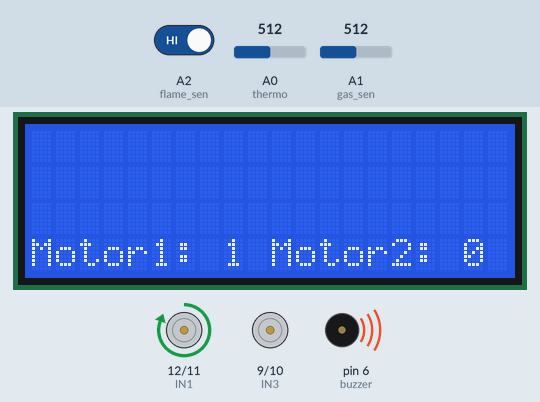
The sketch below on a simulated Arduino Uno, built with avr-gcc and run on an emulated ATmega328P. Shown: 20×4 character LCD, motor-driver pin pairs drawn as motors (green arrow = first pin HIGH = forward, orange = second pin HIGH = backward, longer = more drive, scaled by the enable pin), buzzer (waves = sounding). The test bench sets the inputs (shaded band); at power-on: A1 (gas_sen) = 512, A2 (flame_sen) HIGH, A0 (thermo) = 512.

Above: at 0.1 s.
0.9 s: A1 (gas_sen) set to 309
2.5 s: A1 (gas_sen) set to 283
At 4.2 s:
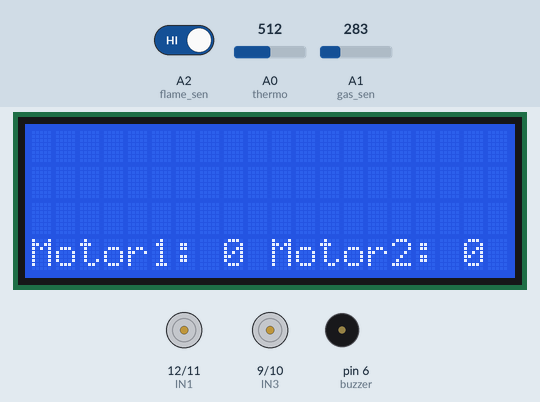
4.5 s: A2 (flame_sen) driven LOW
At 6.4 s:
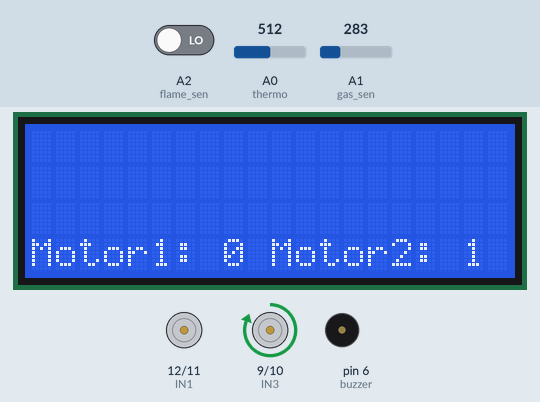
7.5 s: A1 (gas_sen) set to 306
At 8.4 s:
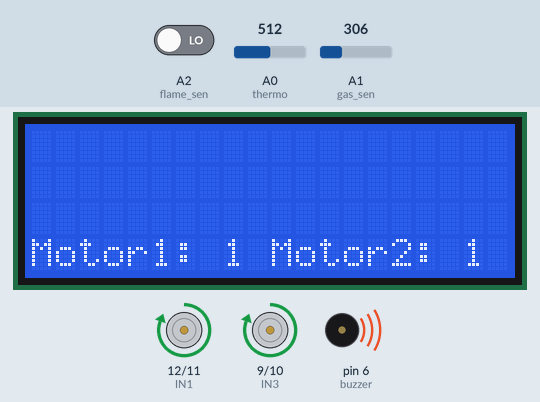
11.4 s: A2 (flame_sen) driven HIGH
At 13.2 s:
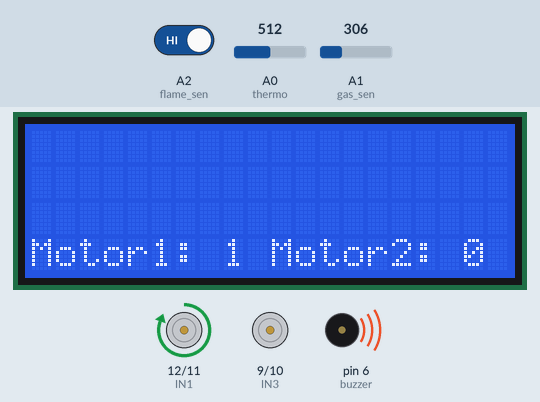
15.4 s: A1 (gas_sen) set to 290
At 35.9 s:
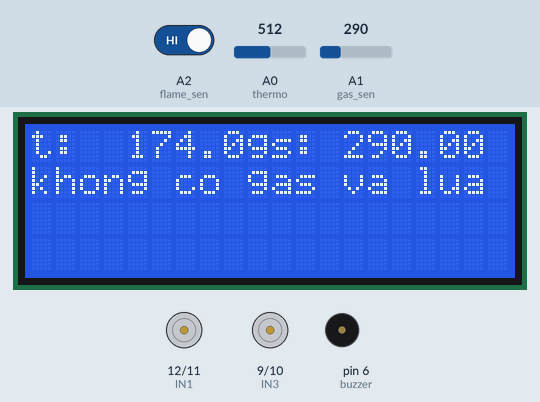
Timing chart, 0 to 37.4 s (numbered marks = the images above; inputs shaded):
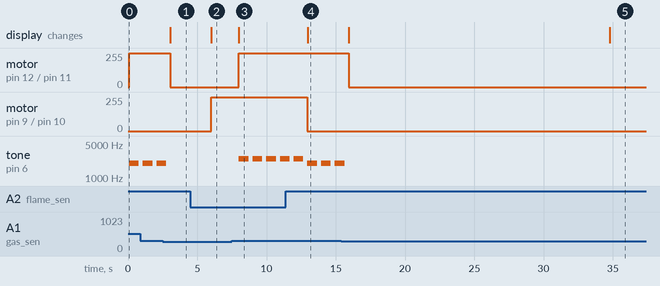

The sketch:

code.ino
```cpp
#include <Arduino_FreeRTOS.h>
#include <queue.h>
#include <LiquidCrystal_I2C.h>

LiquidCrystal_I2C lcd(0x27,20,4);

QueueHandle_t queue_1;
QueueHandle_t queue_2;

//motor 1 (quạt)
#define ENA 13
#define IN1 12
#define IN2 11

//motor 2 (máy bơm)
#define ENB 8
#define IN3 9
#define IN4 10

//cảm biến và buzzer
#define buzzer 6
#define thermo A0
#define gas_sen A1
#define flame_sen A2

void setup() {
  Serial.begin(9600);
  lcd.init();
  lcd.backlight();

  pinMode(ENA, OUTPUT);
  pinMode(ENB, OUTPUT);
  pinMode(IN1, OUTPUT);
  pinMode(IN2, OUTPUT);
  pinMode(IN3, OUTPUT);
  pinMode(IN4, OUTPUT);

  queue_1 = xQueueCreate(5, sizeof(float));
  queue_2 = xQueueCreate(5, sizeof(float));

  if (queue_1 == NULL) {
    Serial.println("Queue 1 can not be created");
  }
   if (queue_2 == NULL) {
    Serial.println("Queue 2 can not be created");
  }
  xTaskCreate(TaskDisplay, "Display_task", 128, NULL, 1, NULL);
  xTaskCreate(TaskLDR, "LDR_task", 128, NULL, 1, NULL);
  xTaskCreate(TaskControl, "Task control alarm", 128, NULL, 1, NULL);
  vTaskStartScheduler();
}
void loop() {
}

void both_alarm() {
  tone(buzzer,2500,700); //âm thanh tần số 2500, duration 700 ms
}

void gas_alarm() {
  tone(buzzer,2000,700);
}

void flame_alarm() {
  tone(buzzer,1500,700);
}

void motor_1_Dung_2_Tien() {
  digitalWrite(IN1, LOW);
  digitalWrite(IN2, LOW);
  digitalWrite(IN3, HIGH);
  digitalWrite(IN4, LOW);
  analogWrite(ENB, 200);
}

void motor_1_Tien_2_Dung() {
  digitalWrite(IN1, HIGH);
  digitalWrite(IN2, LOW);
  analogWrite(ENA, 200);
  digitalWrite(IN3, LOW);
  digitalWrite(IN4, LOW);
}

void motor_1_2_Tien() {
  digitalWrite(IN1, HIGH);
  digitalWrite(IN2, LOW);
  analogWrite(ENA, 200);
  digitalWrite(IN3, HIGH);
  digitalWrite(IN4, LOW);
  analogWrite(ENB, 200);
}

void motor_1_Dung_2_Dung() {
  digitalWrite(IN1, LOW);
  digitalWrite(IN2, LOW);
  digitalWrite(IN2, LOW);
  digitalWrite(IN3, LOW);
}

void TaskDisplay(void * pvParameters) {
 float tempc = 0.0;
 float gas = 0.0;
 int flame;
  while(1) {
    flame = digitalRead(flame_sen);
    if (xQueueReceive(queue_1, &tempc, portMAX_DELAY) == pdPASS && xQueueReceive(queue_2, &gas, portMAX_DELAY) == pdPASS) {
      lcd.clear();
      lcd.setCursor(0, 0);
      lcd.print("t: ");
      lcd.setCursor(4, 0);
      lcd.print(tempc);
      lcd.setCursor(9,0);
      lcd.print("gs: ");
      lcd.setCursor(13, 0);
      lcd.print(gas);
       if(gas> 300 && flame == LOW ){
        lcd.setCursor(0,1);
        lcd.print("co gas va co lua");
       }
        else if(gas > 300 ){
         lcd.setCursor(0,1);
         lcd.print("co gas");
         lcd.setCursor(0,2);
         lcd.print("khong co lua");
     }
     else if(flame == LOW ) {
         lcd.setCursor(0,1);
         lcd.print("khong co gas");
         lcd.setCursor(0,2);
         lcd.print("co lua");

    }
    else{
       lcd.setCursor(0,1);
       lcd.print("khong co gas va lua");
       }
       }
     }
    }

void TaskControl(void * pvParameters) {
 float tempc = 0.0;
 float gas = 0.0;
 int flame ;
 pinMode(IN1, OUTPUT);
 pinMode(IN2, OUTPUT);
 pinMode(IN3, OUTPUT);
 pinMode(IN4, OUTPUT);
 while(1) {
//   Serial.println("TaskControl");
   flame = digitalRead(flame_sen);
//   Serial.println("TaskDisplay");
   if (xQueueReceive(queue_1, &tempc, portMAX_DELAY) == pdPASS && xQueueReceive(queue_2, &gas, portMAX_DELAY) == pdPASS)  {
     if(gas> 300 && flame == LOW ){
         lcd.setCursor(0,3);
         lcd.print("Motor1: 1");
         lcd.setCursor(10,3);
         lcd.print("Motor2: 1");
         both_alarm();
       motor_1_2_Tien();
    }

       else if(gas > 300 ){
         lcd.setCursor(0,3);
         lcd.print("Motor1: 1");
         lcd.setCursor(10,3);
         lcd.print("Motor2: 0");
         gas_alarm();
         motor_1_Tien_2_Dung();
     }
     else if(flame == LOW ) {
         lcd.setCursor(0,3);
         lcd.print("Motor1: 0");
         lcd.setCursor(10,3);
         lcd.print("Motor2: 1");
         motor_1_Dung_2_Tien();
    }
    else{
         lcd.setCursor(0,3);
         lcd.print("Motor1: 0");
         lcd.setCursor(10,3);
         lcd.print("Motor2: 0");
         motor_1_Dung_2_Dung();
       }
    }
  }
}

void TaskLDR(void * pvParameters) {
  float vout;
  float tempc;
  float gas;

  while(1) {
//    Serial.println("TaskLDR");
    vout = analogRead(thermo);
    vout = vout*0.34; // 5*100*vout/1024
    tempc = vout;
    gas = analogRead(gas_sen);
//    Serial.println(tempc);
    xQueueSend(queue_1, &tempc, portMAX_DELAY);

//    Serial.println(gas);
    xQueueSend(queue_2, &gas, portMAX_DELAY);
    vTaskDelay( 1000 / portTICK_PERIOD_MS );
  }
}
```

Measured:
- the behaviour switches between 301 and 300 on A1 (gas_sen) (found by bisection; images 0 and 1)
- after the input at 2.5 s, motor on pin 12 (IN1) / pin 11 (IN2): forward 255/255 → stopped after 0.56 s; tone on pin 6 (buzzer): goes on until 2.8 s, then stays silent; the display: changes after 0.57 s (image 1)
- after the input at 4.5 s, motor on pin 9 (IN3) / pin 10 (IN4): stopped → forward 255/255 after 1.5 s; the display: changes after 1.5 s (image 2)
- after the input at 7.5 s, motor on pin 12 (IN1) / pin 11 (IN2): stopped → forward 255/255 after 0.51 s; tone on pin 6 (buzzer): alternates 2500 Hz for 0.70 s and silent for 0.29 s, starting after 0.51 s; the display: changes after 0.51 s (image 3)
- after the input at 11.4 s, motor on pin 9 (IN3) / pin 10 (IN4): forward 255/255 → stopped after 1.6 s; the display: changes after 1.6 s (image 4)
- after the input at 15.4 s, motor on pin 12 (IN1) / pin 11 (IN2): forward 255/255 → stopped after 0.53 s; tone on pin 6 (buzzer): goes on until 15.6 s, then stays silent
